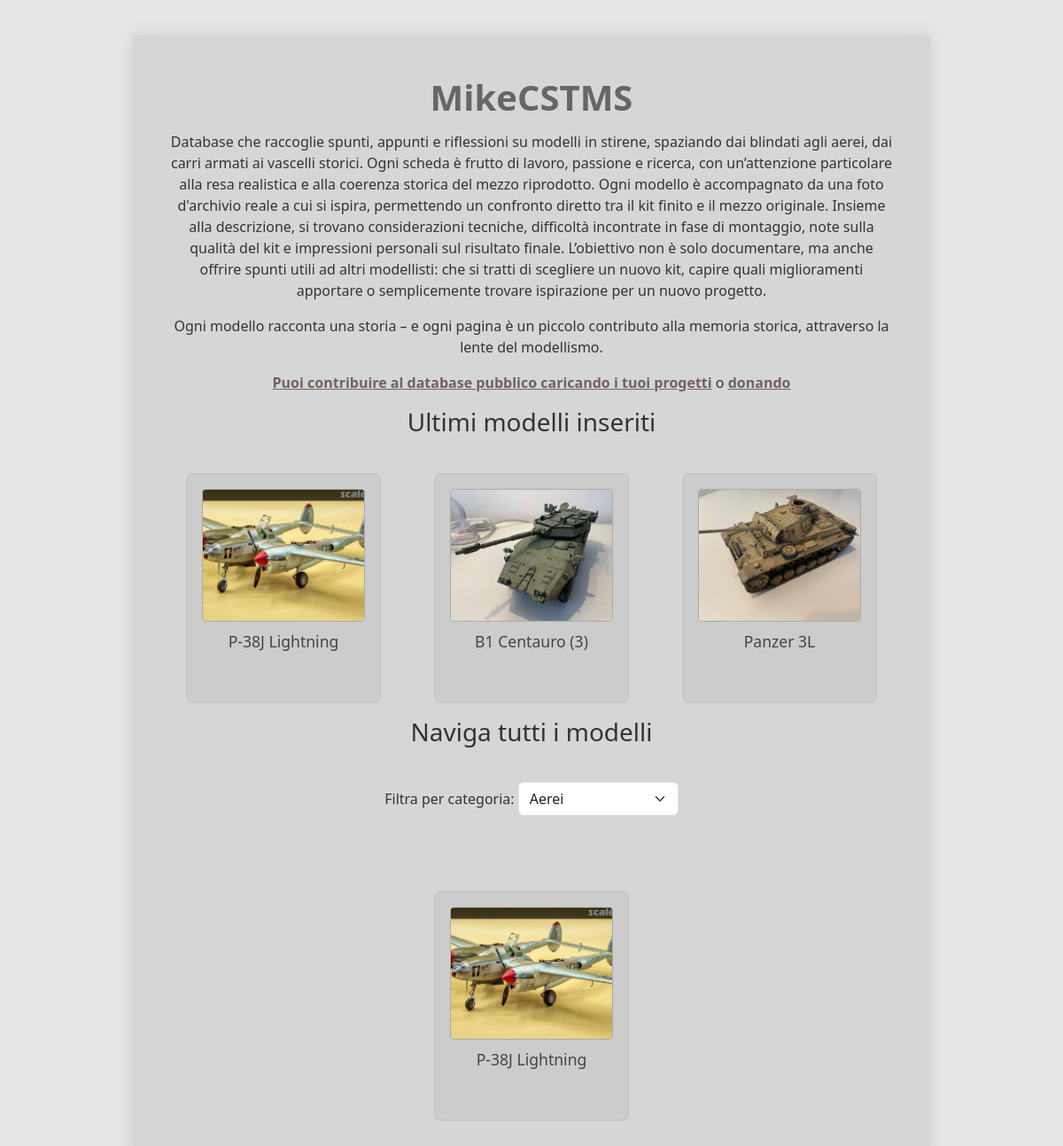
The app's page /index.php?categoria=3 with its own data.
### tables this page shows
CREATE TABLE `modello` (
  `id` int(100) NOT NULL,
  `nome` varchar(30) NOT NULL DEFAULT 'Michele Carrer' COMMENT 'nome veicolo',
  `dati` varchar(50) NOT NULL COMMENT 'produttore e scala',
  `descrizione` varchar(2000) NOT NULL,
  `immagine1` varchar(100) NOT NULL COMMENT 'immagine modello',
  `immagine2` varchar(100) NOT NULL COMMENT 'immagine vera',
  `user` varchar(15) NOT NULL COMMENT 'aggiunto da:'
);

### index.php (the view, shortened to what this page needs)
<!DOCTYPE html>
<html class="main" data-bs-theme="light">
<head>
    <link href="https://cdn.jsdelivr.net/npm/bootstrap@5.3.3/dist/css/bootstrap.min.css" rel="stylesheet">
    <link rel="stylesheet" href="style.css">
    <link rel="stylesheet" href="blocco.css">
</head>
<body>
    <div class="container">
        <p class="titolo">MikeCSTMS</p>
        <p class="sottotitolo">Database che raccoglie spunti, appunti e riflessioni su modelli in stirene, spaziando dai blindati agli aerei, dai carri armati ai vascelli storici. Ogni scheda è frutto di lavoro, passione e ricerca, con un’attenzione particolare alla resa realistica e alla coerenza storica del mezzo riprodotto. Ogni modello è accompagnato da una foto d'archivio reale a cui si ispira, permettendo un confronto diretto tra il kit finito e il mezzo originale. Insieme alla descrizione, si trovano considerazioni tecniche, difficoltà incontrate in fase di montaggio, note sulla qualità del kit e impressioni personali sul risultato finale. L’obiettivo non è solo documentare, ma anche offrire spunti utili ad altri modellisti: che si tratti di scegliere un nuovo kit, capire quali miglioramenti apportare o semplicemente trovare ispirazione per un nuovo progetto.</p>
        <p class="sottotitolo">Ogni modello racconta una storia – e ogni pagina è un piccolo contributo alla memoria storica, attraverso la lente del modellismo.</p>
        <p class="sottotitolo"><a href='inserimento.php'>Puoi contribuire al database pubblico caricando i tuoi progetti</a> o <a href='https://www.paypal.com/paypalme/m1ki2309'>donando</a></p>
<?php
    $db_host = "localhost";
    $db_user = "root";
    $db_password = "root";
    $db_name = "modellismo";
    $myconn = new mysqli($db_host, $db_user, $db_password, $db_name);
?>
        <h3 class="sottotitolo">Ultimi modelli inseriti</h3>
        <div class="card-container">
<?php
    $mia_query = "SELECT id, nome, immagine1 FROM modello ORDER BY id DESC LIMIT 3";
    $result = $myconn->query($mia_query);
    if ($result && $result->num_rows > 0) {
        while ($resrow = $result->fetch_row()) {
            $id = $resrow[0];
            $nome = $resrow[1];
            $foto = $resrow[2];
            echo '<div class="card">';
            echo "<a href='modello.php?id=$id'>";
            echo "<img src='assets/$foto' alt='$nome'>";
            echo "<h3>$nome</h3>";
            echo "</a>";
            echo "</div>";
        }
    } else {
        echo "<p>Nessun modello trovato.</p>";
    }
?>
        </div>
                <h3 class="sottotitolo">Naviga tutti i modelli</h3>
        <div class="card-container">
<?php
    $myconn = new mysqli($db_host, $db_user, $db_password, $db_name);
    $categorie = [];
    $res = $myconn->query("SELECT id, nome FROM categoria");
    while ($row = $res->fetch_assoc()) {
        $categorie[] = $row;
    }
    $categoria_scelta = isset($_GET['categoria']) ? intval($_GET['categoria']) : 0;
    echo '<form method="GET" action="index.php" class="mb-4">';
    echo '<label for="categoria" class="form-label">Filtra per categoria:</label> ';
    echo '<select name="categoria" id="categoria" class="form-select w-auto d-inline" onchange="this.form.submit()">';
    foreach ($categorie as $cat) {
        $selected = ($cat['id'] == $categoria_scelta) ? 'selected' : '';
        echo "<option value=\"{$cat['id']}\" $selected>{$cat['nome']}</option>";
    }
    echo '</select>';
    echo '</form>';
    if ($categoria_scelta > 0) {
        $mia_query = "SELECT m.id, m.nome, m.immagine1
                      FROM modello m
                      JOIN catalogo c ON m.id = c.id_modello
                      WHERE c.id_categoria = $categoria_scelta";
    } else {
        $mia_query = "SELECT id, nome, immagine1 FROM modello";
    }
    $result = $myconn->query($mia_query);
    if ($result && $result->num_rows > 0) {
        echo '<div class="card-container">';
        while ($resrow = $result->fetch_row()) {
            $id = $resrow[0];
            $nome = $resrow[1];
            $foto = $resrow[2];
            echo '<div class="card">';
            echo "<a href='modello.php?id=$id'>";
            echo "<img src='assets/$foto' alt='$nome'>";
            echo "<h3>$nome</h3>";
            echo "</a>";
            echo "</div>";
        }
        echo '</div>';
    } else {
        echo "<p>Nessun modello trovato per questa categoria.</p>";
    }
?>
        </div>
    </div>
</body>
</html>

### style.css (style rules this page uses)
* { box-sizing: border-box; margin: 0; padding: 0; }
body { font-family: 'Segoe UI', sans-serif; background-color: #e6e6e6; color: #333; min-height: 100vh; }
.container { max-width: 900px; margin: 40px auto; padding: 40px; background-color: #d6d6d6; box-shadow: 0 0 20px rgba(0, 0, 0, 0.1); }
.titolo { font-size: 2.5rem; margin-bottom: 0.2em; font-weight: bold; color: #666; text-align: center; }
.sottotitolo { text-align: center; }
.sottotitolo a { text-align: center; color: #71625C; font-weight: 600; }

### blocco.css (style rules this page uses)
.card-container { display: flex; flex-wrap: wrap; justify-content: center; align-items: center; gap: 20px; margin-top: 40px; width: 100%; min-height: 240px; }
.card-container > .card { margin-left: auto; margin-right: auto; }
.card { background-color: #ccc; border: 2px solid #c7c7c7; border-radius: 8px; width: 220px; height: 260px; padding: 16px; text-align: center; transition: transform 0.2s ease; display: flex; flex-direction: column; justify-content: flex-start; align-items: center; box-sizing: border-box; }
.card img { width: 100%; height: 150px; object-fit: cover; border-radius: 4px; border: 1px solid #aaa; margin-bottom: 12px; }
.card h3 { font-size: 1.1rem; color: #444; margin-bottom: 0.5em; }
.card a { text-decoration: none; }

### records on screen
modello: immagine1 (picture), nome "P-38J Lightning"
modello: immagine1 (picture), nome "B1 Centauro (3)"
modello: immagine1 (picture), nome "Panzer 3L"

### other values on screen
form field categoria "Aerei"
